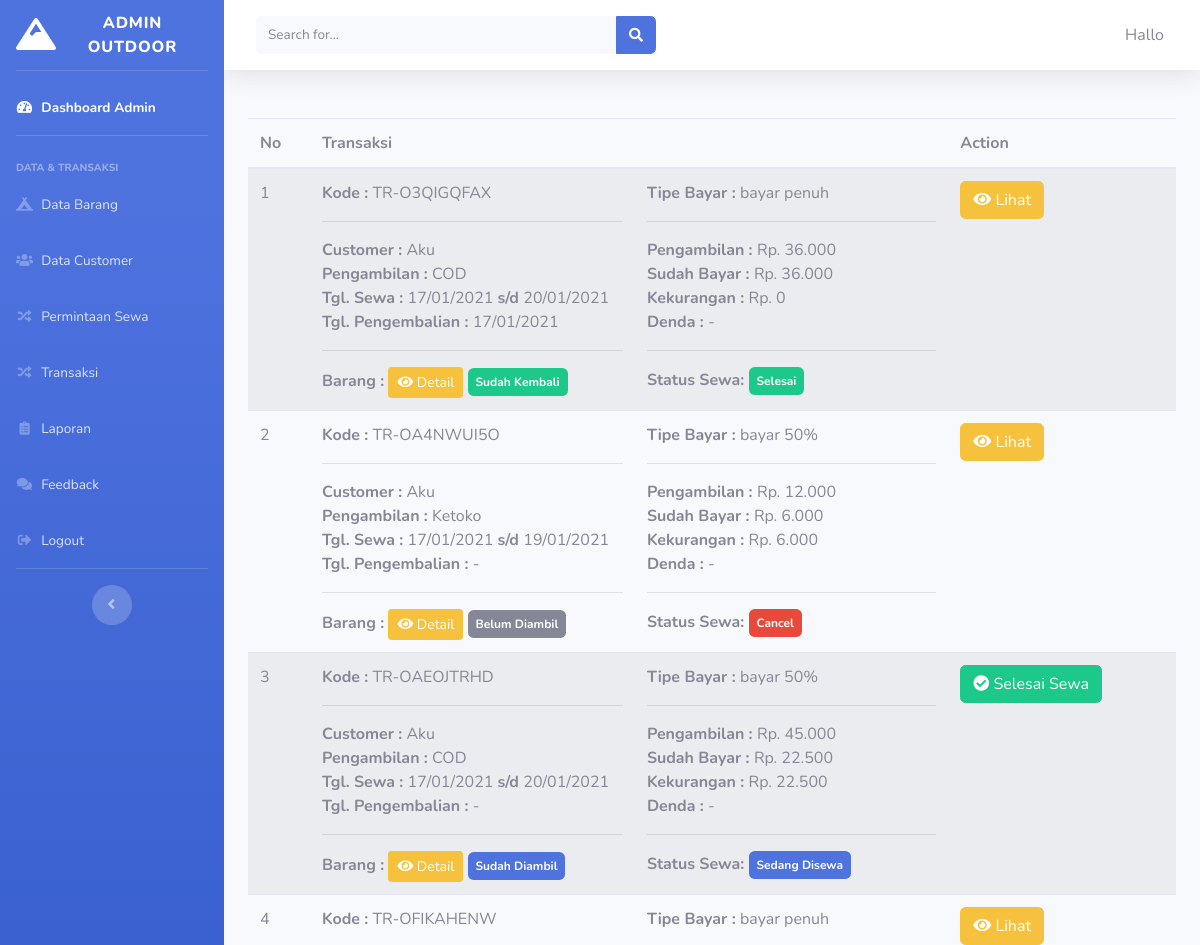
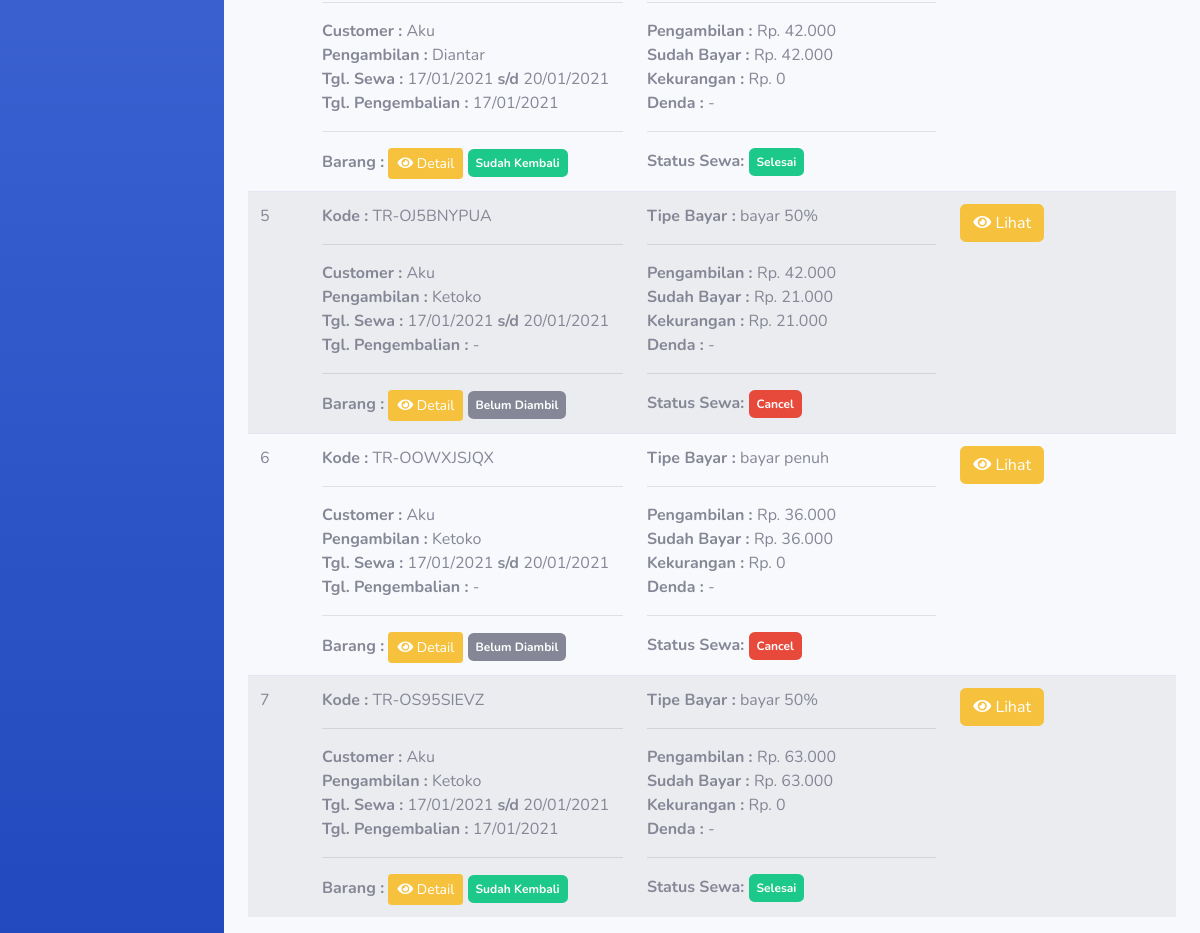
Screenshot of /index.php/admin/transaksi with the database file from the repository (2 pictures, top to bottom).
### tables this page shows
CREATE TABLE `tb_sewa` (
  `id_sewa` int(11) NOT NULL,
  `kode` varchar(12) NOT NULL,
  `id_customer` int(11) NOT NULL,
  `tanggal_sewa` date NOT NULL,
  `tanggal_kembali` date NOT NULL,
  `tanggal_pengembalian` date NOT NULL,
  `keterlambatan` varchar(5) NOT NULL,
  `status_sewa` enum('0','1','2') NOT NULL,
  `status_pembayaran` enum('pending','confirm','cancel','paid') NOT NULL,
  `jns_pengambilan` varchar(50) NOT NULL
);

CREATE TABLE `customer` (
  `id_customer` int(11) NOT NULL,
  `nama` varchar(120) NOT NULL,
  `username` varchar(120) NOT NULL,
  `alamat` varchar(120) NOT NULL,
  `gender` varchar(20) NOT NULL,
  `no_telepon` varchar(20) NOT NULL,
  `no_ktp` varchar(50) NOT NULL,
  `password` varchar(120) NOT NULL,
  `role_id` int(11) NOT NULL
);

CREATE TABLE `tb_detail_bayar` (
  `id_sewa` int(11) NOT NULL,
  `total_bayar` varchar(100) NOT NULL,
  `sudah_bayar` varchar(100) NOT NULL,
  `bukti_bayar` varchar(255) NOT NULL,
  `jns_pembayaran` varchar(50) NOT NULL,
  `total_denda` varchar(100) NOT NULL
);

### application/controllers/admin/transaksi.php (called while the page is built, shortened)
<?php
class Transaksi extends CI_Controller
{
    public function __construct()
    {
        $this->load->model('model_transaksi');
        $this->load->library('cart', 'session');
    }
    public function index()
    {
        $where = ['status_pembayaran' => 'confirm'];
        $data['transaksi'] = $this->model_transaksi->getSewa('transaksi', $where);
        $data['barang'] = $this->model_transaksi->getBarang();
        $this->load->view('admin/header');
        $this->load->view('admin/sidebar');
        $this->load->view('admin/data_transaksi', $data);
        $this->load->view('admin/footer');
    }
}

### index.php (called while the page is built, shortened)
<?php
require_once BASEPATH . 'core/CodeIgniter.php';

### application/models/model_transaksi.php (called while the page is built, shortened)
<?php
class Model_transaksi extends CI_Model
{
    public function getSewa($datafor = null, $where = null)
    {
        $this->db->select('*');
        $this->db->from('tb_sewa');
        $this->db->join('tb_detail_sewa', 'tb_sewa.id_sewa = tb_detail_sewa.id_sewa');
        $this->db->join('tb_detail_bayar', 'tb_sewa.id_sewa = tb_detail_bayar.id_sewa');
        $this->db->join('tb_barang', 'tb_barang.id_brg = tb_detail_sewa.id_brg');
        $this->db->join('customer', 'tb_sewa.id_customer = customer.id_customer');
        $this->db->group_by('kode');
        if ($where != null && $datafor == 'permintaan') {
            $this->db->where($where);
            $this->db->or_where('status_pembayaran', 'confirm');
        } elseif ($where != null && $datafor == 'transaksi') {
            $this->db->where($where);
            $this->db->or_where('status_pembayaran', 'paid');
            $this->db->or_where('status_pembayaran', 'cancel');
        }
        return $this->db->get()->result_array();
    }
    public function getBarang()
    {
        $this->db->select('*');
        $this->db->from('tb_sewa');
        $this->db->join('tb_detail_sewa', 'tb_sewa.id_sewa = tb_detail_sewa.id_sewa');
        $this->db->join('tb_detail_bayar', 'tb_sewa.id_sewa = tb_detail_bayar.id_sewa');
        $this->db->join('tb_barang', 'tb_barang.id_brg = tb_detail_sewa.id_brg');
        $this->db->join('customer', 'tb_sewa.id_customer = customer.id_customer');
        return $this->db->get()->result_array();
    }
}

### application/views/admin/data_transaksi.php (the view, shortened to what this page needs)
<div class="container-fluid mt-5">
    <div class="section-class">
        <table class="table table-hover table-striped">
            <thead>
                <tr>
                    <th>No</th>
                    <th colspan="2">Transaksi</th>
                    <th>Action</th>
                </tr>
            </thead>
            <?php $no = 1;
            foreach ($transaksi as $tr) :
                $byr = $tr['total_bayar'] - $tr['sudah_bayar'];
            ?>
                <tr>
                    <td><?php echo $no++ ?></td>
                    <td width="35%"><strong> Kode :</strong> <?php echo $tr['kode'] ?>
                        <hr><strong>Customer :</strong> <?php echo $tr['nama'] ?>
                        <br><strong>Pengambilan :</strong> <?php echo $tr['jns_pengambilan'] ?>
                        <br><strong>Tgl. Sewa : </strong> <?php echo date('d/m/Y', strtotime($tr['tanggal_sewa'])) . ' <strong>s/d </strong>' . date('d/m/Y', strtotime($tr['tanggal_kembali'])); ?>
                        <br><strong>Tgl. Pengembalian : </strong> <?php echo ($tr['tanggal_pengembalian'] == "0000-00-00" ? "-" : date('d/m/Y', strtotime($tr['tanggal_pengembalian']))); ?>
                        <hr><strong> Barang : </strong><button data-toggle="modal" data-target="#barang<?= $tr['id_sewa'] ?>" class="btn btn-warning btn-sm"><i class="fas fa-eye"></i> Detail</button>
                        <?php if ($tr['status_sewa'] == "0") : ?>
                            <span class="badge badge-secondary p-2">Belum Diambil</span>
                        <?php elseif ($tr['status_sewa'] == "1") : ?>
                            <span class="badge badge-primary p-2">Sudah Diambil</span>
                        <?php else : ?>
                            <span class="badge badge-success p-2">Sudah Kembali</span>
                        <?php endif; ?>
                    </td>
                    <td>
                        <strong>Tipe Bayar : </strong><?php echo $tr['jns_pembayaran'] ?>
                        <hr><strong>Pengambilan : </strong>Rp. <?php echo number_format($tr['total_bayar'], 0, ',', '.') ?>
                        <br><strong>Sudah Bayar : </strong>Rp. <?php echo number_format($tr['sudah_bayar'], 0, ',', '.') ?>
                        <br><strong>Kekurangan : </strong>Rp. <?php echo number_format($byr, 0, ',', '.') ?>
                        <br><strong>Denda : </strong> <?php echo ($tr['total_denda'] == "0" ? "-" : number_format($tr['total_denda'], 0, ',', '.')); ?>
                        <hr><strong> Status Sewa: </strong>
                        <?php if ($tr['status_pembayaran'] == "pending") : ?>
                            <span class="badge badge-secondary p-2">Pending</span>
                        <?php elseif ($tr['status_pembayaran'] == "confirm" && $tr['status_sewa'] == 0) : ?>
                            <span class="badge badge-primary p-2">Confirm</span>
                        <?php elseif ($tr['status_pembayaran'] == "confirm" && $tr['status_sewa'] == 1) : ?>
                            <span class="badge badge-primary p-2">Sedang Disewa</span>
                        <?php elseif ($tr['status_pembayaran'] == "paid" && $tr['status_sewa'] == 2) : ?>
                            <span class="badge badge-success p-2">Selesai</span>
                        <?php else : ?>
                            <span class="badge badge-danger p-2">Cancel</span>
                        <?php endif; ?>
                    </td>
                    <td>
                        <?php if ($tr['status_sewa'] == 0 && $tr['status_pembayaran'] == 'confirm') : ?>
                            <a href="<?= base_url('admin/transaksi/konfirmasiAmbil?q=') . base64_encode($tr['id_sewa']) ?>" class="btn btn-info btn-md"><i class="fas fa-archive"></i> Ambil Barang</a>
                        <?php elseif ($tr['status_sewa'] == 1 && $tr['status_pembayaran'] == 'confirm') : ?>
                            <a href="" class="btn btn-success btn-md" data-toggle="modal" data-target="#kembali<?= $tr['id_sewa'] ?>"><i class="fas fa-check-circle"></i> Selesai Sewa</a>
                        <?php elseif ($tr['status_sewa'] == 0 && $tr['status_pembayaran'] == 'cancel') : ?>
                            <a href="<?= base_url('admin/transaksi/detail?q=') . base64_encode($tr['id_sewa']) ?>" class="btn btn-warning btn-md"><i class="fas fa-eye"></i> Lihat</a>
                        <?php else : ?>
                            <a href="<?= base_url('admin/transaksi/detail?q=') . base64_encode($tr['id_sewa']) ?>" class="btn btn-warning btn-md"><i class="fas fa-eye"></i> Lihat</a>
                        <?php endif; ?>
                    </td>
                </tr>
            <?php endforeach; ?>
        </table>
    </div>
</div>

### rows the page displays
tb_sewa: kode "TR-O3QIGQFAX", id_customer.nama "Aku", jns_pengambilan "COD", tanggal_sewa "17/01/2021", tanggal_kembali "20/01/2021", tanggal_pengembalian "17/01/2021", status_sewa "Sudah Kembali", status_pembayaran "Selesai"
tb_detail_bayar: jns_pembayaran "bayar penuh", total_bayar "36.000", sudah_bayar "36.000", byr "0"
tb_sewa: kode "TR-OA4NWUI5O", id_customer.nama "Aku", jns_pengambilan "Ketoko", tanggal_sewa "17/01/2021", tanggal_kembali "19/01/2021", status_sewa "Belum Diambil", status_pembayaran "Cancel"
tb_detail_bayar: jns_pembayaran "bayar 50%", total_bayar "12.000", sudah_bayar "6.000", byr "6.000"
tb_sewa: kode "TR-OAEOJTRHD", id_customer.nama "Aku", jns_pengambilan "COD", tanggal_sewa "17/01/2021", tanggal_kembali "20/01/2021", status_sewa "Sudah Diambil", tb_detail_bayar.jns_pembayaran "bayar 50%", tb_detail_bayar.total_bayar "45.000", tb_detail_bayar.sudah_bayar "22.500", tb_detail_bayar.total_bayar+sudah_bayar "22.500", status_pembayaran "Sedang Disewa"
tb_sewa: kode "TR-OFIKAHENW", id_customer.nama "Aku", jns_pengambilan "Diantar", tanggal_sewa "17/01/2021", tanggal_kembali "20/01/2021", tanggal_pengembalian "17/01/2021", status_sewa "Sudah Kembali", status_pembayaran "Selesai"
tb_detail_bayar: jns_pembayaran "bayar penuh", total_bayar "42.000", sudah_bayar "42.000", byr "0"
tb_sewa: kode "TR-OJ5BNYPUA", id_customer.nama "Aku", jns_pengambilan "Ketoko", tanggal_sewa "17/01/2021", tanggal_kembali "20/01/2021", status_sewa "Belum Diambil", status_pembayaran "Cancel"
tb_detail_bayar: jns_pembayaran "bayar 50%", total_bayar "42.000", sudah_bayar "21.000", byr "21.000"
tb_sewa: kode "TR-OOWXJSJQX", id_customer.nama "Aku", jns_pengambilan "Ketoko", tanggal_sewa "17/01/2021", tanggal_kembali "20/01/2021", status_sewa "Belum Diambil", status_pembayaran "Cancel"
tb_detail_bayar: jns_pembayaran "bayar penuh", total_bayar "36.000", sudah_bayar "36.000", byr "0"
tb_sewa: kode "TR-OS95SIEVZ", id_customer.nama "Aku", jns_pengambilan "Ketoko", tanggal_sewa "17/01/2021", tanggal_kembali "20/01/2021", tanggal_pengembalian "17/01/2021", status_sewa "Sudah Kembali", status_pembayaran "Selesai"
tb_detail_bayar: jns_pembayaran "bayar 50%", total_bayar "63.000", sudah_bayar "63.000", byr "0"
